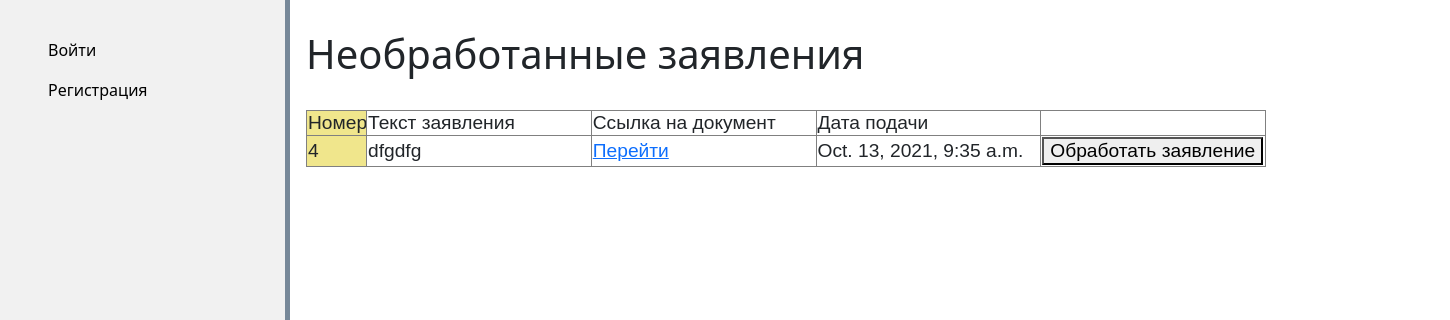
The page /unprocessed/ on the database its author committed.
### registr_applications/models.py (models this page shows, shortened)
class Statement(models.Model):
    number = models.AutoField(primary_key=True, verbose_name='уникальный номер')
    name = models.CharField(max_length=300,  verbose_name='наименование услуги')
    content = models.TextField(max_length=10000, null=True, verbose_name='текст заявления')
    date = models.DateTimeField(auto_now=True, blank=True, verbose_name='дата подачи')
    status = models.CharField(max_length=300, blank=True, db_index=True, verbose_name='статус')
    result = models.CharField(max_length=400, verbose_name='Результат')
    email = models.CharField(max_length=400,  verbose_name='Почтовый адрес')
    passed = models.BooleanField(default=False)   #было ли рассмотрено админом
    admin = models.ForeignKey(User, blank=True, null=True,on_delete=models.CASCADE, related_name='admin_set', verbose_name='Специалист')
    user = models.ForeignKey(User, blank=True,null=True, on_delete=models.CASCADE, related_name='user_set', verbose_name='Пользователь')
    docs = models.ImageField(upload_to=user_directory_path, null=True, )

### registr_applications/views.py (the view)
# urls.py: path('unprocessed/', UnprocessedStatList.as_view(), name='unprocessed_stat'),
class UnprocessedStatList(ListView):
    model = Statement
    template_name = 'unprocessed.html'
    context_object_name = "stats"
    allow_empty = False
    def get_queryset(self):
        return Statement.objects.filter(passed=False)

### registr_applications/templates/unprocessed.html (shortened to what this page needs)
{% extends "base.html" %}
{% block content %}
<h1>Необработанные заявления</h1><br>
<table border="1"  style="table-layout: fixed">
    <colgroup>
    <col span="1" style="background:Khaki">
  </colgroup>
  <tr>
    <td width="60">Номер</td>
      <td>Текст заявления</td>
      <td>Ссылка на документ</td>
      <td>Дата подачи</td>
      <td></td>
  </tr>
    {% for stat in stats %}
    <tr><td>{{ stat.number}}</td>
       <td > <div>{{ stat.content }}</div></td>
        <td> <a href="{{  stat.docs.url }}">Перейти</a></td>
        <td> {{ stat.date }}</td>
        <td><a href="{% url 'accept_stat' stat.number %}"><button>Обработать заявление</button></a></td>
    </tr>
    {% endfor %}
</table>
{% endblock %}

### static/registr_applications/css/registr_applications.css (style rules this page uses)
body { margin: 0; }
table { font: larger sans-serif; table-layout: fixed; width: 960px; }
th, td { overflow: hidden; border: 1px solid grey; }
div { display: inline-block; position: relative; width: 100%; white-space: nowrap; text-overflow: ellipsis; }

### rows shown on the page
Statement: number "4", content "dfgdfg", date "Oct. 13, 2021, 9:35 a.m."
